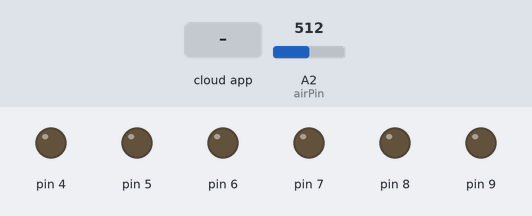
A sketch run on a simulated Arduino Uno, built with avr-gcc and run on an emulated ATmega328P. On the bench: output pins drawn as LEDs (lit = HIGH). Inputs (shaded band) come from the test bench; at power-on: A2 (airPin) = 512.

Above: at 1.2 s.
1.3 s: the phone or cloud app sets suction_cmd to 0
At 2.5 s:
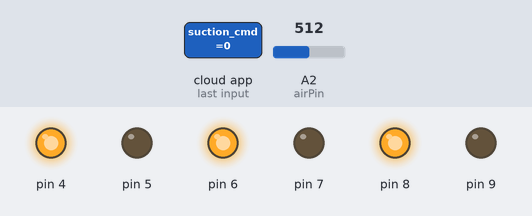
2.8 s: A2 (airPin) set to 363
4.3 s: A2 (airPin) set to 340
At 5.2 s:
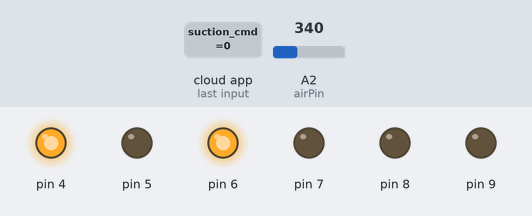
Timing chart, 0 to 7.3 s (numbered marks = the images above; inputs shaded):
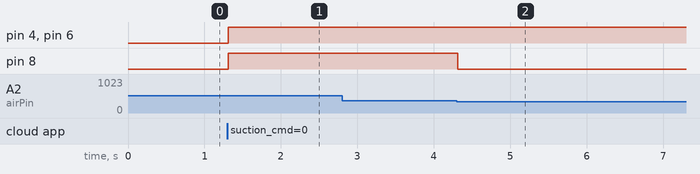

The sketch:

pump.ino
```cpp
#include <ros.h>
#include <std_msgs/String.h>
#include <std_msgs/Float32.h>
#include "AutoPID.h"
#include "MotorDrive.h"

// pins
#define pumpA 6
#define pumpB 7
#define pumpPWM 9
#define valveA 4
#define valveB 5
#define valvePWM 8
#define airPin A2
#define irPin 3

// pid settings and gains
// pwm: min: 50 max: 255
#define OUTPUT_MIN -255
#define OUTPUT_MAX 255
#define KP 10000
#define KI 0
#define KD 300

#define PUBLISH_DELAY 1000


// 0 = ready; 1 = sucking; 2 = sucked; 3 = releasing; 4 = dropped; 5 = stop
int stage = 5;
int fail = 0;
int success = 0;

double airpr, setPoint, outputVal;
//input/output variables passed by reference, so they are updated automatically
AutoPID myPID(&airpr, &setPoint, &outputVal, OUTPUT_MIN, OUTPUT_MAX, KP, KI, KD);

unsigned long lastPublish;

// ROS
ros::NodeHandle nh;
void suctionCb( const std_msgs::String& sucker_cmd){
  // format: on/off + space + [strength]
  String cmd = sucker_cmd.data;
  int on = cmd.substring(0, 1).toInt();
  if(on == 1){
    updateStage(1);
    setPoint = cmd.substring(2).toDouble();
  }else{
    updateStage(3);
  }
}


std_msgs::String str_msg;
std_msgs::Float32 str_msg2;
ros::Publisher chatter("pump_state", &str_msg);
ros::Publisher chatter2("pressure_level", &str_msg2);
ros::Subscriber<std_msgs::String> sub("suction_cmd", &suctionCb);


void updateStage(int new_stage){
  if(new_stage != stage){
    if(new_stage == 0){
      str_msg.data = "G0";
    }else if(new_stage == 1){
      str_msg.data = "G1";
    }else if(new_stage == 2){
      str_msg.data = "G2";
    }else if(new_stage == 3){
      str_msg.data = "G3";
    }else if(new_stage == 4){
      str_msg.data = "G4";
    }else if(new_stage == 5){
      str_msg.data = "G5";
    }

    chatter.publish(&str_msg);
    stage = new_stage;
  }
}
//call repeatedly in loop, only updates after a certain time interval
//returns true if update happened
bool updatePressure() {

    airpr = analogRead(airPin) * (5.0 / 1023.0);
    //Serial.println(airpr);
    str_msg2.data = airpr;
    chatter2.publish(&str_msg2);

    // min: 0.0 kPa ~= 1.6V;  max: -83 kPa ~= 4.82V
    // map 0-5 to 1.6-4.8

    //return true;
  //}
  return false;
}//void updatePressure


MotorDrive pump(pumpA, pumpB, pumpPWM);
MotorDrive valve(valveA, valveB, valvePWM);
int pwmMin = 50;
void setup() {
  Serial.begin(57600);
  /*
  pump.MoveBackward(255);
  delay(10000);
  pump.MoveBackward(0);
  delay(2000);
  valve.MoveBackward(120);
  delay(5000);
  valve.MoveBackward(0);
  */
  nh.subscribe(sub);
  nh.advertise(chatter);
  nh.advertise(chatter2);
  str_msg.data = "G0";
  setPoint = 2;
  if(setPoint < 2){
     pwmMin = 70;
  }else if(setPoint < 2.4){
    pwmMin = 100;
  }else if(setPoint < 3){
    pwmMin = 140;
  }else{
    pwmMin = 150;
  }

  updateStage(0);
}


void loop() {
  if(stage == 0){
    if((millis() - lastPublish) > PUBLISH_DELAY){
      str_msg.data = "G0";
      chatter.publish(&str_msg);
      lastPublish = millis();
    }

  }else if(stage == 1){

    // failed if analog value is always smaller than 2.0
    if(airpr > setPoint){
      success ++;
      fail = 0;
    }else{
      fail ++;
      success = 0;
    }

    if(success > 20){
      updateStage(2);
    }else if(fail > 50000){
      updateStage(0);
      // send fail msg to pc
    }

  }else if(stage == 2){
    // do nothing
    // wait for release cmd from pc
  }else if(stage == 3){
    if(airpr < 1.7){
      updateStage(4);
    }
  }else if(stage == 4){
    // return to ready stage
    updateStage(0);
  }

  if(stage == 1 || stage == 2){
    //updatePressure();
    // read new setPoint

    myPID.run(); //call every loop, updates automatically at certain time interval

    int pwmVal = (int)outputVal;
    if(pwmVal < 0){
      pwmVal = 0;
    }else{
      map(pwmVal, -255, 255, pwmMin, 255);
    }
    pump.MoveBackward(pwmVal);
    //Serial.println("air pre: ");
    //Serial.println(outputVal);
    //Serial.println("set point: ");
    //Serial.println(pwmVal);
  }else if(stage == 3){
    // stop pid and pump
    myPID.stop();
    pump.MoveBackward(0);
    // release pressure
    valve.MoveBackward(255);

  }else if(stage == 4){
    valve.MoveBackward(0);
  }

  updatePressure();

  nh.spinOnce();
  delay(10);

/*
  if((millis() - lastPublish) > PUBLISH_DELAY){
    lastPublish = millis();
    chatter.publish(&str_msg);
  }
*/
}
```

MotorDrive.cpp
```cpp
#include <Arduino.h>
#include "MotorDrive.h"

MotorDrive::MotorDrive(int M1, int M2, int PWM){
  m1 = M1;
  m2 = M2;
  pinMode(M1, OUTPUT);
  pinMode(M2, OUTPUT);
  pwm = PWM;
}
void MotorDrive::MoveForward(int S){
  digitalWrite(m1, LOW);
  digitalWrite(m2, HIGH);
  analogWrite(pwm, S);
}
void MotorDrive::MoveBackward(int S){
  digitalWrite(m1, HIGH);
  digitalWrite(m2, LOW);
  analogWrite(pwm, S);
}
void MotorDrive::Stop(){
  digitalWrite(m1, LOW);
  digitalWrite(m2, LOW);
}
```

MotorDrive.h
```cpp
/*
 * MotorDrive.h - class of motor drive that has definition of motor drive
 * Created by William W.
 * It allow user to quickly define a motor driver and conviently interactive with it
 * and the functions of it are easy to use
 */
#ifndef MotorDrive_h
#define MotorDrive_h


class MotorDrive{
  public:
    MotorDrive(int M1, int M2, int PWM);
    void MoveForward(int S);
    void MoveBackward(int S);
    void Stop();
  private:
    int m1;
    int m2;
    int pwm;
};
#endif
```

Measured:
- the behaviour switches between 348 and 347 on A2 (airPin) (found by bisection; images 1 and 2)
- after the input at 1.3 s, pin 4, pin 6, pin 8: LOW → HIGH at once
- after the input at 2.8 s, every drawn part: stays the same
- after the input at 4.3 s, pin 8: HIGH → LOW at once
